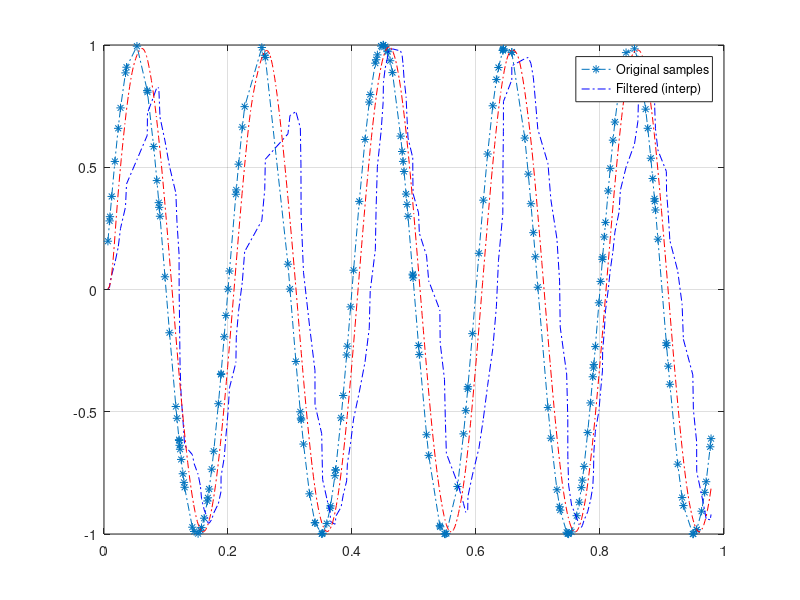

This figure's MATLAB source:

close all
clear all

if 0 %-----------------------------------------------------------------------------
% Parameters
fs = 1000;               % Ideal sampling frequency (Hz)
Ts = 1/fs;
N = 1024;                % Number of samples
f_signal = 50;           % Signal frequency (Hz)
jitter_std = 0.001;     % Standard deviation of jitter (in seconds)

% Time vectors
t_ideal = (0:N-1)*Ts;                        % Ideal time
jitter = jitter_std * randn(1, N);           % Gaussian jitter
t_jittered = t_ideal + jitter;               % Jittered time

% Input signal
signal = sin(2*pi*f_signal*t_ideal);         % Ideal sampled signal
signal_jittered = sin(2*pi*f_signal*t_jittered); % Jittered sample values

% FIR low-pass filter design
fcut = 100; % Cutoff frequency (Hz)
order = 50;
b = fir1(order, fcut/(fs/2));  % Normalized cutoff for FIR

% Filter responses
y_clean = filter(b, 1, signal);
y_jittered = filter(b, 1, signal_jittered);

% FFT for spectrum analysis
f = linspace(0, fs, N);
Y_clean = abs(fft(y_clean));
Y_jittered = abs(fft(y_jittered));

% Plot time domain
figure;
subplot(2,1,1);
plot(t_ideal, 1+y_clean, '*b', t_ideal, (-1)+y_jittered, '*r');
legend('Clean', 'Jittered');
title('Filtered Signals in Time Domain');
xlabel('Time (s)');
ylabel('Amplitude'); grid on

% Plot frequency domain
subplot(2,1,2);
plot(f, Y_clean, 'b', f, Y_jittered, 'r--');
xlim([0 200]);
legend('Clean', 'Jittered');
title('Filtered Signals in Frequency Domain');
xlabel('Frequency (Hz)');
ylabel('|FFT|'); grid on
end
if 1 %-----------------------------------------------------------------------------
    % Irregular time and data
t_irreg = sort(rand(1, 200));       % Irregular time stamps in [0,1]
x_irreg = sin(2*pi*5*t_irreg) + 0.0*randn(size(t_irreg));

% Interpolation to uniform grid
t_uniform = linspace(t_irreg(1), t_irreg(end), 500);
x_uniform = interp1(t_irreg, x_irreg, t_uniform, 'pchip');  % or 'spline'

% Apply low-pass FIR filter
fs = 1 / mean(diff(t_uniform));     % Estimate sampling rate
fcut = 10;                          % Cutoff frequency
b = fir1(10, fcut/(fs/2));
x_filtered = filter(b, 1, x_uniform);
x_irreg2 = filter(b, 1, x_irreg);
% Plot
plot(t_irreg, x_irreg, '*-.', t_irreg, x_irreg2, 'b-.', t_uniform, x_filtered, 'r-.'); grid on
legend('Original samples', 'Filtered (interp)');
end
if 0 %------------------------------Lomb-Scargle periodogram---------------------------------
Fs = 1000;
f0 = 175;
f1 = 400;

t = 0:1/Fs:0.5;

wgn = randn(length(t),2)/2;

sigOrig = sin(2*pi*[f0;f1]*t)' + wgn;

tirr = t + (1/2-rand(size(t)))/Fs/2;
tirr(1) = 0;

sinIrreg = sin(2*pi*[f0;f1]*tirr)' + wgn;

plomb(sinIrreg,tirr)

axis(axisLim)
title('Nonuniform Sampling')
end